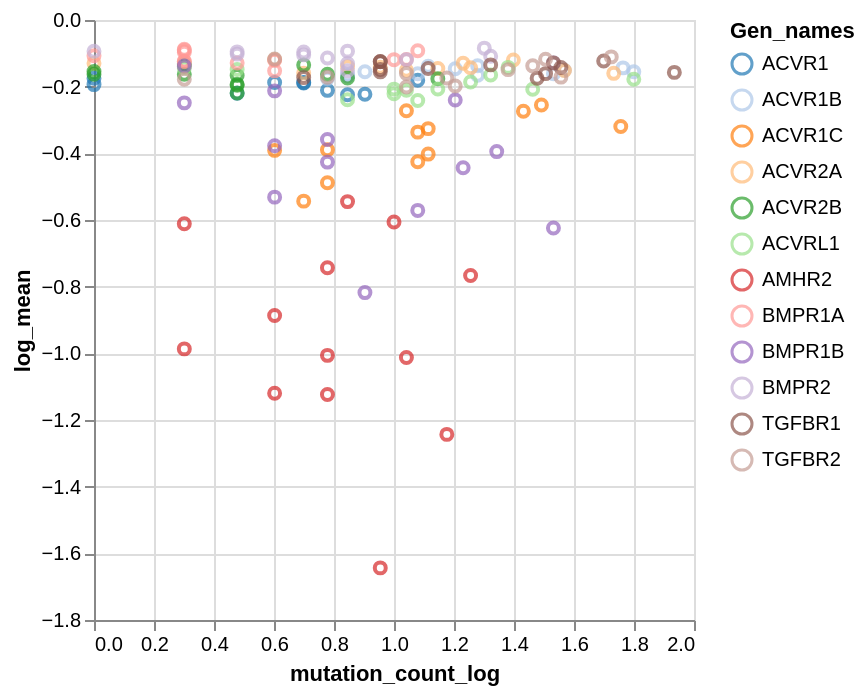

Notebook code cell kept with this figure:
### Code cell
import altair as alt


alt.Chart(merge_corr).transform_calculate(
).mark_point().encode(
    x='mutation_count_log',
    y='log_mean',
    color=alt.Color('Gen_names', scale=alt.Scale(scheme='category20')),
    tooltip=['Gene']
)

### Figure 1 — Vega-Lite specification as saved in the notebook (floating-point values rounded to 4 significant figures; data arrays with more than 128 entries replaced by an {"elided": "..."} marker saying what was removed)
{"config": {"view": {"continuousWidth": 300, "continuousHeight": 300}}, "data": {"name": "data-41731cab872e690dc235bd15649bf882"}, "mark": {"type": "point"}, "encoding": {"color": {"field": "Gen_names", "scale": {"scheme": "category20"}, "type": "nominal"}, "tooltip": [{"field": "Gene", "type": "nominal"}], "x": {"field": "mutation_count_log", "type": "quantitative"}, "y": {"field": "log_mean", "type": "quantitative"}}, "$schema": "https://vega.github.io/schema/vega-lite/v5.16.3.json", "datasets": {"data-41731cab872e690dc235bd15649bf882": {"elided": "149 records"}}}
